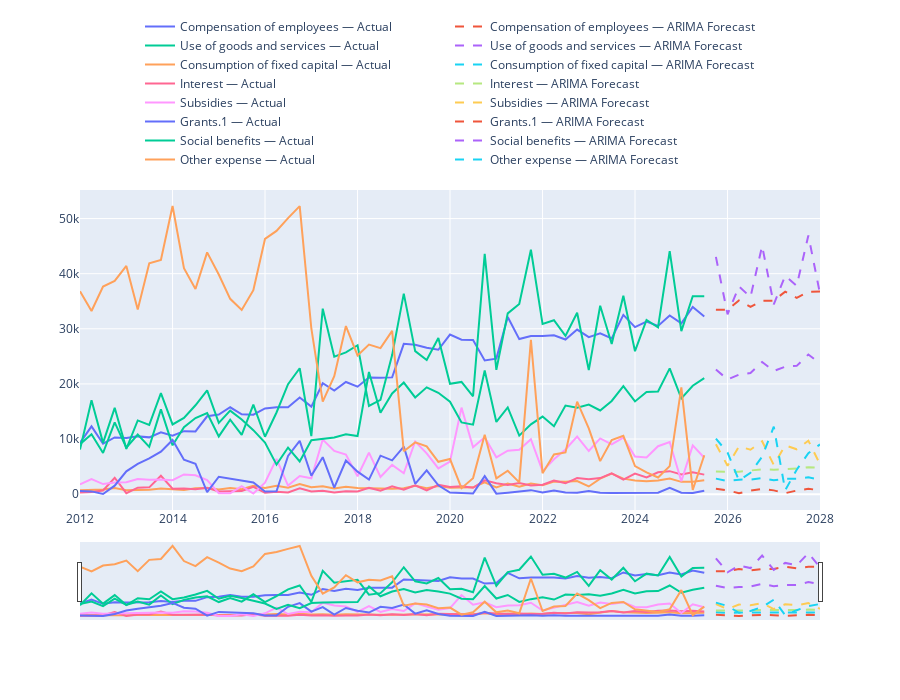

The notebook cell saved with this chart:
### Code cell
plot_forecast(expense_cols, forecast_arima, "ARIMA")
